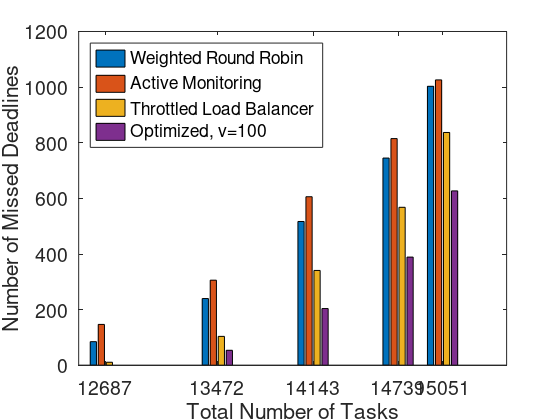
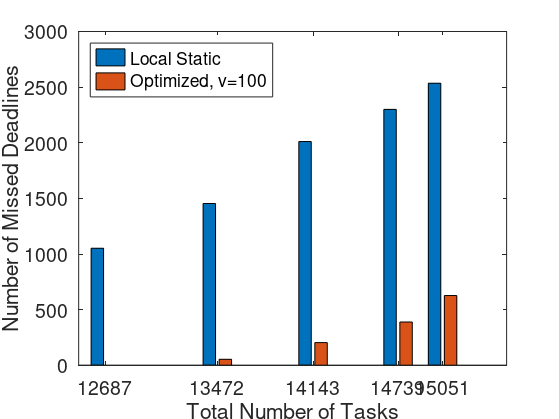
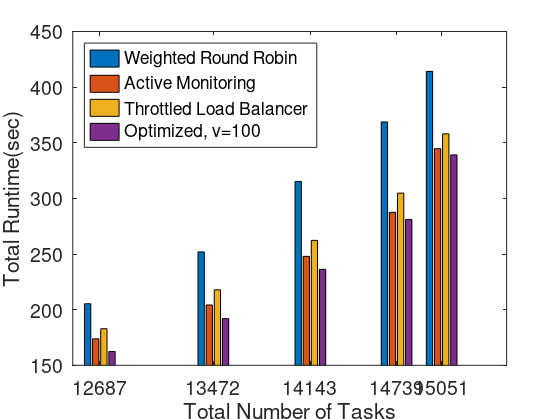
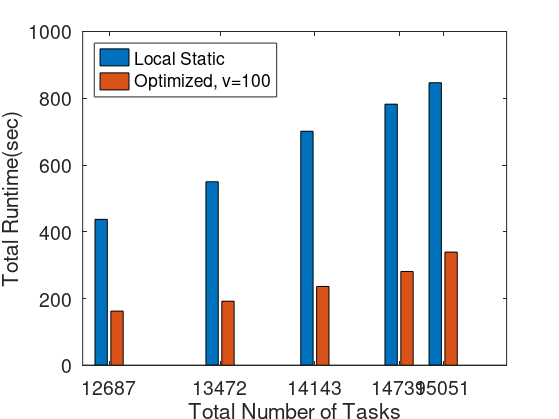

MATLAB code for these plots, in order:
%m by k

% all to cloud


clear
clc
close all
format long
load('g2_hpc_16_cpu.mat');
rng('default');

arr_opt_miss_cnt(:,[4,5])=arr_opt_miss_cnt(:,[5,4]);
arr_time_passed_tot(:,[4,5])=arr_time_passed_tot(:,[5,4]);

%rng(1);
%rng('shuffle');
% D = 0.4;% deadline (sec)
% tau = 0.35; % allocated cpu time (sec)
% x= 50; % Mcycles per task
% v=10;

Deadline = 0.5;% deadline (sec)
x=35; % Mcycles per task
E=70;
A=2.37;
p=3;
m=8;

len_N_tot = size(N_tot,1);
lb_arr_miss_cnt = zeros(length(len_N_tot),4);
arr_no_miss_cnt= zeros(length(len_N_tot),4);
arr_static_enegery_used= zeros(length(len_N_tot),4);
lb_arr_time_tot= zeros(length(len_N_tot),4);

met=1;


for nn = 1:len_N_tot 
    
    N_mat = squeeze(N_tot(nn,:,:));



no_miss_cnt=0;
miss_cnt=0;
static_enegery_used = 0;
time_tot = 0;
for j = 1:length(N_mat)

    N = N_mat(j,:);
    N_leftover=zeros(1,size(N_mat,2));

    for i=1:m
        time_passed = 0;
        for n=1:N(i)
            time_passed = time_passed +  1/B(i,i) + x/f(i); 
            time_tot=time_tot+  1/B(i,i) + x/f(i);
            if  time_passed <= Deadline && n <= C(i)
                N_leftover(i)=N_leftover(i)+1;
                static_enegery_used=static_enegery_used+(A*(f(i)/1000)^p+E)*x/f(i);  
                
            end 
        end
        N_leftover(i)=N(i)-N_leftover(i);

    end
    time_passed = 0;

    for n=1:sum(N_leftover)
            time_passed = time_passed +  1/B(1,end) + x/f(end);   
            time_tot=time_tot+  1/B(1,end) + x/f(end);   
            
            if  time_passed >= Deadline
                miss_cnt = miss_cnt + 1;
            else
                no_miss_cnt=no_miss_cnt+1;
            end   
    end
    
    
      
     static_enegery_used=static_enegery_used+  (A*(f(end)/1000)^p+E)*sum(N_leftover)*x/f(end);  
         
        
end
lb_arr_miss_cnt(nn,met)=miss_cnt;
arr_no_miss_cnt(nn,met)=no_miss_cnt;
arr_static_enegery_used(nn,met)=static_enegery_used;
lb_arr_time_tot(nn,met)=time_tot ;


end



%m by k

% round robin
met=met+1;


for nn = 1:len_N_tot 
    
    N_mat = squeeze(N_tot(nn,:,:));


no_miss_cnt=0;
miss_cnt=0;
static_enegery_used = 0;
time_tot=0;
for j = 1:length(N_mat)

    N = N_mat(j,:);
    N_leftover=zeros(1,size(N_mat,2));
    C_left = C;

    time_passed_ar = zeros(1,size(N_mat,2));
    for i=1:m
        time_passed = time_passed_ar(i);
        for n=1:N(i)
            time_passed = time_passed +  1/B(i,i) + x/f(i);      
            if  time_passed <= Deadline && n <= C(i)
                N_leftover(i)=N_leftover(i)+1;
                static_enegery_used=static_enegery_used+(A*(f(i)/1000)^p+E)*x/f(i);  
                C_left(i)=C_left(i)-1;
            
                
            end
            
        end
        time_passed_ar(i)=(1/B(i,i) + x/f(i))*N_leftover(i);
        N_leftover(i)=N(i)-N_leftover(i);

    end
    inn=0;
    N_leftover;
    time_passed_ar;

    j;
    for i=1:m
        
        while(N_leftover(i)>0)
            
            for ii=1:m
%                 time_passed = Deadline-time_passed_ar(ii);
%                
                if C_left(ii)>0 && N_leftover(i)>0
                    time_passed_ar(ii) = time_passed_ar(ii) +1/B(i,ii)+ x/f(ii);
                    if time_passed_ar(ii)>Deadline
                        miss_cnt = miss_cnt + 1;
                    end
                    static_enegery_used=static_enegery_used+(A*(f(ii)/1000)^p+E)*x/f(ii);  
                    N_leftover(i)=N_leftover(i)-1;
                    C_left(ii)=C_left(ii)-1;
       
                         inn=inn+ii;
                    
                end
            end
            
 
        end
        
        
        
    end
    
    
    time_tot = time_tot +sum(time_passed_ar);
end
lb_arr_miss_cnt(nn,met)=miss_cnt;
arr_no_miss_cnt(nn,met)=no_miss_cnt;
arr_static_enegery_used(nn,met)=static_enegery_used;
lb_arr_time_tot(nn,met)=time_tot ;

end

%m by k

% Active Monitoring Load Balancer --> most available server - cloud last
met=met+1;


for nn = 1:len_N_tot 
    
    N_mat = squeeze(N_tot(nn,:,:));

no_miss_cnt=0;
miss_cnt=0;
static_enegery_used = 0;
time_tot=0;
for j = 1:length(N_mat)

    N = N_mat(j,:);
    N_leftover=zeros(1,size(N_mat,2));
    C_left = C;

    time_passed_ar = zeros(1,size(N_mat,2));
    for i=1:m
        time_passed = time_passed_ar(i);
        for n=1:N(i)
            time_passed = time_passed +  1/B(i,i) + x/f(i);      
            if  time_passed <= Deadline && n <= C(i)
                N_leftover(i)=N_leftover(i)+1;
                static_enegery_used=static_enegery_used+(A*(f(i)/1000)^p+E)*x/f(i);  
                C_left(i)=C_left(i)-1;
            
                
            end
            
        end
        time_passed_ar(i)=(1/B(i,i) + x/f(i))*N_leftover(i);
        N_leftover(i)=N(i)-N_leftover(i);

    end
    inn=0;
    N_leftover;
    time_passed_ar;
    for i=1:m
        
        while(N_leftover(i)>0)
            [val ,index]=max(C_left(1:end-1));
            if(val>0)
                ii=index;
            else
                ii=m;
            end
            time_passed_ar(ii) = time_passed_ar(ii) +1/B(i,ii)+ x/f(ii);
            if time_passed_ar(ii)>Deadline
                miss_cnt = miss_cnt + 1;
            end
            static_enegery_used=static_enegery_used+(A*(f(ii)/1000)^p+E)*x/f(ii);  
            N_leftover(i)=N_leftover(i)-1;
            C_left(ii)=C_left(ii)-1;
           
                
                
            
            
           
        end
        
        
        
    end
    
 time_tot = time_tot +sum(time_passed_ar);
end
lb_arr_miss_cnt(nn,met)=miss_cnt;
arr_no_miss_cnt(nn,met)=no_miss_cnt;
arr_static_enegery_used(nn,met)=static_enegery_used;
lb_arr_time_tot(nn,met)=time_tot ;

end


%m by k

% throttled Load Balancer --> most recommded 

met=met+1;


for nn = 1:len_N_tot 
    
    N_mat = squeeze(N_tot(nn,:,:));


no_miss_cnt=0;
miss_cnt=0;
static_enegery_used = 0;
time_tot=0;
for j = 1:length(N_mat)

    N = N_mat(j,:);
    N_leftover=zeros(1,size(N_mat,2));
    C_left = C;

    time_passed_ar = zeros(1,size(N_mat,2));
    for i=1:m
        time_passed = time_passed_ar(i);
        for n=1:N(i)
            time_passed = time_passed +  1/B(i,i) + x/f(i);      
            if  time_passed <= Deadline && n <= C(i)
                N_leftover(i)=N_leftover(i)+1;
                static_enegery_used=static_enegery_used+(A*(f(i)/1000)^p+E)*x/f(i);  
                C_left(i)=C_left(i)-1;
            
                
            end
            
        end
        time_passed_ar(i)=(1/B(i,i) + x/f(i))*N_leftover(i);
        N_leftover(i)=N(i)-N_leftover(i);

    end
    inn=0;
    N_leftover;
    time_passed_ar;
    for i=1:m
        
        while(N_leftover(i)>0)
           best = inf*ones(1,m);
           for ii=1:m            
                if C_left(ii)>0 
                    best(ii) = time_passed_ar(ii) +1/B(i,ii)+ x/f(ii);                
                end
           end
%            ii=m;
%            for index=1:m-1
%               if best(index)<=Deadline
%                   ii=index;
%               end
%            end
            [val ii]=min(best);
           
            time_passed_ar(ii) = time_passed_ar(ii) +1/B(i,ii)+ x/f(ii);
            if time_passed_ar(ii)>Deadline
                miss_cnt = miss_cnt + 1;
            end
            static_enegery_used=static_enegery_used+(A*(f(ii)/1000)^p+E)*x/f(ii);  
            N_leftover(i)=N_leftover(i)-1;
            C_left(ii)=C_left(ii)-1;
                
                
            
            
           
        end
        
        
        
    end
    
    
    
    time_tot = time_tot +sum(time_passed_ar);   
%         
end
lb_arr_miss_cnt(nn,met)=miss_cnt;
arr_no_miss_cnt(nn,met)=no_miss_cnt;
arr_static_enegery_used(nn,met)=static_enegery_used;
lb_arr_time_tot(nn,met)=time_tot ;


end

lb_arr_miss_cnt;

total_ts=arr_no_miss_cnt+lb_arr_miss_cnt;
arr_static_enegery_used
lb_arr_time_tot



% xxis = [12419 12986 13466 14053 14691 15247 15508 16014 16093];
% xxis = [11132 11920 12687 13472 14143 14739 15051];
% gtot_arr_miss_cnt=horzcat(arr_opt_miss_cnt(1:end-1,end),lb_arr_miss_cnt(1:end-1,:))
% gtot_arr_time_tot = horzcat(arr_time_passed_tot(1:end-1,end),lb_arr_time_tot(1:end-1,:))
% 
% gtot_arr_miss_cnt_ratio = gtot_arr_miss_cnt;
% 
% for i=1:size(gtot_arr_miss_cnt,2)
%     
%     gtot_arr_miss_cnt_ratio(:,i) = 100*gtot_arr_miss_cnt(:,i)./xxis';
% end
% 
% figure
% plot(xxis,gtot_arr_miss_cnt,'-*')
% legend('Optimized v=100','Local Static','Round Robin','Active Monitoring','Throttled Loda Balancer','Location','northwest')
% xlabel('Total Number of Tasks')
% ylabel('Number of Missed Deadlines')
% 
% 
% figure
% plot(xxis,gtot_arr_time_tot,'-*')
% legend('Optimized v=100','Local Static','Round Robin','Active Monitoring','Throttled Loda Balancer','Location','northwest')
% xlabel('Total Number of Tasks')
% ylabel('Total Runtime(sec)')
% 
% %figure
% % plot(xxis,gtot_arr_miss_cnt_ratio,'-x')
% % legend('Local Static','Round Robin','Active Monitoring','Throttled Loda Balancer','Optimized','Location','northwest')
% % xlabel('Total Number of Tasks')
% % ylabel('Missed Deadlines Ratio(%)')
% % gtot_arr_miss_cnt_ratio
% 
% figure
% plot(xxis(1:end),arr_opt_miss_cnt(1:end-1,:),'-x')
% legend('v=0','v=1','v=10','v=100','v=inf','Location','northwest')
% xlabel('Total Number of Tasks')
% ylabel('Number of Missed Deadlines')
% 
% figure
% plot(xxis(1:end),arr_time_passed_tot(1:end-1,:),'-x')
% legend('v=0','v=1','v=10','v=100','v=inf','Location','northwest')
% xlabel('Total Number of Tasks')
% ylabel('Total Runtime(sec)')



% xxis = [12419 12986 13466 14053 14691 15247 15508 16014 16093];
% xxis = [11132 11920 12687 13472 14143 14739];
% gtot_arr_miss_cnt=horzcat(arr_opt_miss_cnt(1:end-2,end),lb_arr_miss_cnt(1:end-2,:))
% gtot_arr_time_tot = horzcat(arr_time_passed_tot(1:end-2,end),lb_arr_time_tot(1:end-2,:))
% 
% gtot_arr_miss_cnt_ratio = gtot_arr_miss_cnt;
% 
% for i=1:size(gtot_arr_miss_cnt,2)
%     
%     gtot_arr_miss_cnt_ratio(:,i) = 100*gtot_arr_miss_cnt(:,i)./xxis';
% end
% 
% figure
% plot(xxis,gtot_arr_miss_cnt,'-*')
% legend('Optimized v=100','Local Static','Round Robin','Active Monitoring','Throttled Loda Balancer','Location','northwest')
% xlabel('Total Number of Tasks')
% ylabel('Number of Missed Deadlines')
% 
% 
% figure
% plot(xxis,gtot_arr_time_tot,'-*')
% legend('Optimized v=100','Local Static','Round Robin','Active Monitoring','Throttled Loda Balancer','Location','northwest')
% xlabel('Total Number of Tasks')
% ylabel('Total Runtime(sec)')
% 
% %figure
% % plot(xxis,gtot_arr_miss_cnt_ratio,'-x')
% % legend('Local Static','Round Robin','Active Monitoring','Throttled Loda Balancer','Optimized','Location','northwest')
% % xlabel('Total Number of Tasks')
% % ylabel('Missed Deadlines Ratio(%)')
% % gtot_arr_miss_cnt_ratio
% 
% figure
% plot(xxis(1:end),arr_opt_miss_cnt(1:end-2,:),'-x')
% legend('v=0','v=1','v=10','v=100','v=inf','Location','northwest')
% xlabel('Total Number of Tasks')
% ylabel('Number of Missed Deadlines')
% 
% figure
% plot(xxis(1:end),arr_time_passed_tot(1:end-2,:),'-x')
% legend('v=0','v=1','v=10','v=100','v=inf','Location','northwest')
% xlabel('Total Number of Tasks')
% ylabel('Total Runtime(sec)')




% % 
% xxis = [12419 12986 13466 14053 14691 15247 15508 16014 16093];
% xxis = [11132 11920 12687 13472 14143 14739 15051 15883];
% gtot_arr_miss_cnt=horzcat(arr_opt_miss_cnt(:,end),lb_arr_miss_cnt(:,1:end))
% gtot_arr_time_tot = horzcat(arr_time_passed_tot(:,end),lb_arr_time_tot(:,1:end))
% 
% gtot_arr_miss_cnt_ratio = gtot_arr_miss_cnt;
% 
% for i=1:size(gtot_arr_miss_cnt,2)
%     
%     gtot_arr_miss_cnt_ratio(:,i) = 100*gtot_arr_miss_cnt(:,i)./xxis';
% end
% 
% 
% figure
% plot(xxis,gtot_arr_miss_cnt,'-*')
% legend({'Optimized, v=100','Local Static','Round Robin','Active Monitoring','Throttled Load Balancer'},'Location','northwest','FontSize',16)
% xlabel('Total Number of Tasks')
% ylabel('Number of Missed Deadlines')
% 
% 
% figure
% plot(xxis,gtot_arr_time_tot,'-*')
% legend({'Optimized, v=100','Local Static','Round Robin','Active Monitoring','Throttled Load Balancer'},'Location','northwest','FontSize',16)
% xlabel('Total Number of Tasks')
% ylabel('Total Runtime(sec)')
% 
% figure
% plot(xxis(1:end),arr_opt_miss_cnt(1:end,:),'-x')
% legend({'v=0','v=1','v=10','v=100','v=inf'},'Location','northwest','FontSize',16)
% xlabel('Total Number of Tasks')
% ylabel('Number of Missed Deadlines')
% 
% figure
% plot(xxis(1:end),arr_time_passed_tot(1:end,:),'-x')
% legend({'v=0','v=1','v=10','v=100','v=inf'},'Location','northwest','FontSize',16)
% xlabel('Total Number of Tasks')
% ylabel('Total Runtime(sec)')

% 
xxis = [12419 12986 13466 14053 14691 15247 15508 16014 16093];
xxis = [11132 11920 12687 13472 14143 14739 15051 15883];
gtot_arr_miss_cnt=horzcat(lb_arr_miss_cnt(3:7,2:end),arr_opt_miss_cnt(3:7,end))
gtot_arr_time_tot = horzcat(lb_arr_time_tot(3:7,2:end),arr_time_passed_tot(3:7,end))

gtot_arr_miss_cnt_ratio = gtot_arr_miss_cnt;



h=figure
bar(xxis(3:7),gtot_arr_miss_cnt)
legend({'Weighted Round Robin','Active Monitoring','Throttled Load Balancer','Optimized, v=100'},'Location','northwest','FontSize',19)
xlabel('Total Number of Tasks')
ylabel('Number of Missed Deadlines')
xt = get(gca, 'XTick');
set(gca, 'FontSize', 14)
xt = get(gca, 'YTick');
set(gca, 'FontSize', 14)
%save to pdf
    set(h,'Units','Inches');
    pos = get(h,'Position');
    set(h,'PaperPositionMode','Auto','PaperUnits','Inches','PaperSize',[pos(3), pos(4)])
    print(h,'res_opt_vs_lb_md','-dpdf','-r0')


gtot_arr_miss_cnt=horzcat(lb_arr_miss_cnt(3:7,2:end),arr_opt_miss_cnt(3:7,end))
h=figure
bar(xxis(3:7),[lb_arr_miss_cnt(3:7,1) arr_opt_miss_cnt(3:7,end)])
legend({'Local Static','Optimized, v=100'},'Location','northwest','FontSize',19)
xlabel('Total Number of Tasks','FontSize',18)
ylabel('Number of Missed Deadlines','FontSize',18)
xt = get(gca, 'XTick');
set(gca, 'FontSize', 14)
xt = get(gca, 'YTick');
set(gca, 'FontSize', 14)
    set(h,'Units','Inches');
    pos = get(h,'Position');
    set(h,'PaperPositionMode','Auto','PaperUnits','Inches','PaperSize',[pos(3), pos(4)])
    print(h,'res_opt_vs_ls_md','-dpdf','-r0')


h=figure
bar(xxis(3:7),gtot_arr_time_tot)
legend({'Weighted Round Robin','Active Monitoring','Throttled Load Balancer','Optimized, v=100'},'Location','northwest','FontSize',19)
xlabel('Total Number of Tasks','FontSize',18)
ylabel('Total Runtime(sec)','FontSize',18)
xt = get(gca, 'XTick');
set(gca, 'FontSize', 14)
xt = get(gca, 'YTick');
set(gca, 'FontSize', 14)
ylim([150 450])
    set(h,'Units','Inches');
    pos = get(h,'Position');
    set(h,'PaperPositionMode','Auto','PaperUnits','Inches','PaperSize',[pos(3), pos(4)])
    print(h,'res_opt_vs_lb_time','-dpdf','-r0')

% 
h=figure
bar(xxis(3:7),[lb_arr_time_tot(3:7,1) arr_time_passed_tot(3:7,end)])
legend({'Local Static','Optimized, v=100'},'Location','northwest','FontSize',19)
xlabel('Total Number of Tasks','FontSize',18)
ylabel('Total Runtime(sec)','FontSize',18)
xt = get(gca, 'XTick');
set(gca, 'FontSize', 14)
xt = get(gca, 'YTick');
set(gca, 'FontSize', 14)
    set(h,'Units','Inches');
    pos = get(h,'Position');
    set(h,'PaperPositionMode','Auto','PaperUnits','Inches','PaperSize',[pos(3), pos(4)])
    print(h,'res_opt_vs_ls_time','-dpdf','-r0')



% 

h=figure
bar(xxis(3:7),arr_opt_miss_cnt(3:7,:))
legend({'v=0','v=1','v=10','v=100','v=inf'},'Location','northwest','FontSize',19)
xlabel('Total Number of Tasks','FontSize',18)
ylabel('Number of Missed Deadlines','FontSize',18)
xt = get(gca, 'XTick');
set(gca, 'FontSize', 14)
xt = get(gca, 'YTick');
set(gca, 'FontSize', 14)
    set(h,'Units','Inches');
    pos = get(h,'Position');
    set(h,'PaperPositionMode','Auto','PaperUnits','Inches','PaperSize',[pos(3), pos(4)])
    print(h,'res_opt_vs_opt_md','-dpdf','-r0')


avg_arr_time_passed_tot=arr_time_passed_tot(3:7,:);
for i=1:size(avg_arr_time_passed_tot,2)
    avg_arr_time_passed_tot(i,:)=avg_arr_time_passed_tot(i,:)/xxis(2+i);
end


h=figure
bar(xxis(3:7),arr_time_passed_tot(3:7,:))
legend({'v=0','v=1','v=10','v=100','v=inf'},'Location','northwest','FontSize',19)
xlabel('Total Number of Tasks','FontSize',18)
ylabel('Total Runtime(sec)','FontSize',18)
xt = get(gca, 'XTick');
set(gca, 'FontSize', 14)
xt = get(gca, 'YTick');
set(gca, 'FontSize', 14)
ylim([150 350])
    set(h,'Units','Inches');
    pos = get(h,'Position');
    set(h,'PaperPositionMode','Auto','PaperUnits','Inches','PaperSize',[pos(3), pos(4)])
    print(h,'res_opt_vs_opt_time','-dpdf','-r0')

%ylim([0.01 0.025])



